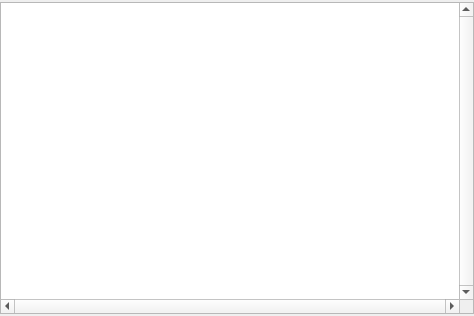
<?xml version="1.0" encoding="UTF-8"?>
<ui version="4.0">
 <class>BrowsePraxisInvoicesClass</class>
 <widget class="QWidget" name="BrowsePraxisInvoicesClass">
  <property name="geometry">
   <rect>
    <x>0</x>
    <y>0</y>
    <width>474</width>
    <height>316</height>
   </rect>
  </property>
  <property name="windowTitle">
   <string>BrowsePraxisInvoices</string>
  </property>
  <layout class="QGridLayout">
   <property name="leftMargin">
    <number>0</number>
   </property>
   <property name="topMargin">
    <number>2</number>
   </property>
   <property name="rightMargin">
    <number>0</number>
   </property>
   <property name="bottomMargin">
    <number>2</number>
   </property>
   <item row="1" column="0" colspan="4">
    <widget class="QTableView" name="tvPraxisInvoices">
     <property name="frameShape">
      <enum>QFrame::StyledPanel</enum>
     </property>
     <property name="frameShadow">
      <enum>QFrame::Sunken</enum>
     </property>
     <property name="verticalScrollBarPolicy">
      <enum>Qt::ScrollBarAlwaysOn</enum>
     </property>
     <property name="horizontalScrollBarPolicy">
      <enum>Qt::ScrollBarAlwaysOn</enum>
     </property>
     <property name="alternatingRowColors">
      <bool>true</bool>
     </property>
     <property name="selectionMode">
      <enum>QAbstractItemView::SingleSelection</enum>
     </property>
     <property name="selectionBehavior">
      <enum>QAbstractItemView::SelectRows</enum>
     </property>
     <property name="sortingEnabled">
      <bool>true</bool>
     </property>
    </widget>
   </item>
  </layout>
 </widget>
 <layoutdefault spacing="6" margin="11"/>
 <resources/>
 <connections/>
</ui>
